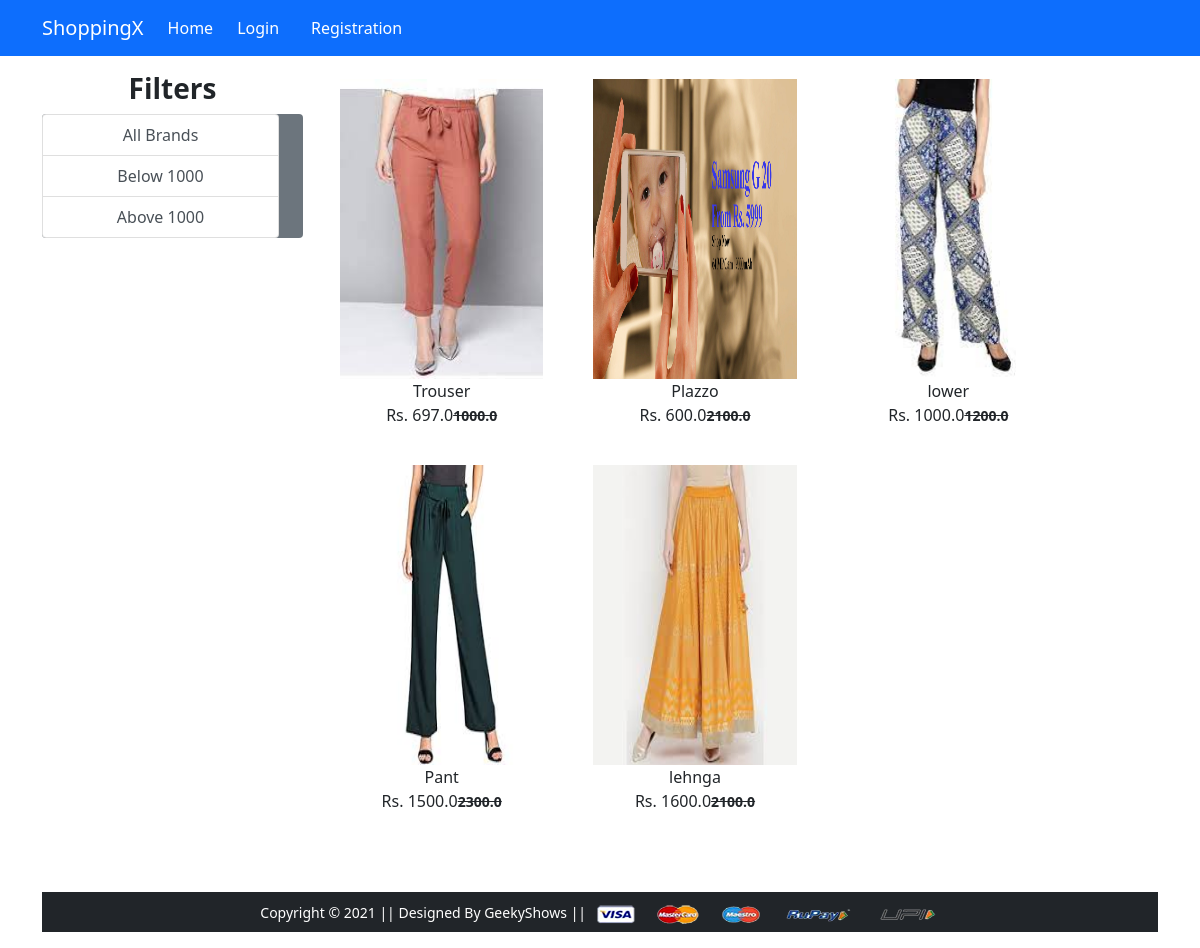
The app's page /bottomwear/ with its own data.
### app/models.py (models this page shows, shortened)
class Product(models.Model):
    title = models.CharField(max_length=100)
    selling_price = models.FloatField()
    discounted_price = models.FloatField()
    description = models.TextField()
    brand = models.CharField(max_length=100)
    category = models.CharField(choices=CATEGORY,max_length=10)
    product_image = models.ImageField(upload_to='media\product')

### app/views.py (the view)
# urls.py: path('bottomwear/', views.bottomwear, name='bottomwear'),
def bottomwear(request, data=None):
    if data == None:
        result = Product.objects.filter(category="BW")
    elif data == 'below':
        result = Product.objects.filter(category="BW").filter(discounted_price__lte=1000)
    elif data == 'above':
        result = Product.objects.filter(category="BW").filter(discounted_price__gt=1000)
    return render(request, 'app/bottomwear.html', {'rsult': result})

### app/templates/app/bottomwear.html (shortened to what this page needs)
{% extends 'app/base.html' %}
{% load static %}
{% block main-content %}
<div class="container my-3">
 <div class="row ">
  <div class="col-sm-3 text-center">
    <h3 class=fw-bolder>Filters</h3>
    <div class="container list-group text-center bg-secondary">
        <a href="{% url "bottomwear" %}" class="list-group-item list-group-item-action">All Brands</a>
        <a href="{% url "bottomweardata" 'below'%}" class="list-group-item list-group-item-action">Below 1000</a>
        <a href="{% url "bottomweardata" 'above'%}" class="list-group-item list-group-item-action">Above 1000</a>
    </div>
  </div>
  <div class="col-sm-8 ">
        <div class="row">
          {% for x in rsult%}
          <div class="col-sm-4 text-center mb-4">
            <a href="{% url "product-detail" x.id%}" class="btn">
              <div class="item">
                <img src="{{x.product_image.url}}" alt="" height="300" width="100%"/>
                <div class="fw-fold">{{x.title}}</div>
                <div class="fw-fold">Rs. {{x.discounted_price}}<small class="fw-bold text-decoration-line-through">{{x.selling_price}}</small></div>
              </div>
            </a>
          </div>
        {% endfor %}
        </div>
  </div>
</div>
{% endblock main-content %}

### records on screen
Product: product_image (picture), title "Trouser", discounted_price "697.0", selling_price "1000.0"
Product: product_image (picture), title "Plazzo", discounted_price "600.0", selling_price "2100.0"
Product: product_image (picture), title "lower", discounted_price "1000.0", selling_price "1200.0"
Product: product_image (picture), title "Pant", discounted_price "1500.0", selling_price "2300.0"
Product: product_image (picture), title "lehnga", discounted_price "1600.0", selling_price "2100.0"
